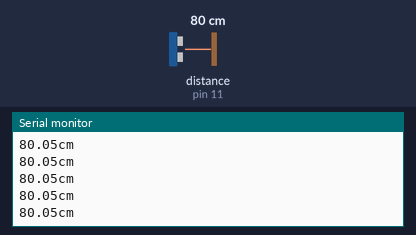
The sketch below on a simulated Arduino Uno, built with avr-gcc and run on an emulated ATmega328P. Shown: the last lines printed to the serial monitor. Wiring (inferred from the names in the program): ultrasonic range finder: trigger pin 10; echo pin 11. Inputs (shaded band) come from the test bench; at power-on: distance to the obstacle (sensor on pin 11) 80 cm. The echo pulse lasts 58.3 µs per cm.

Above: at 1.2 s.
1.3 s: distance to the obstacle (sensor on pin 11) set to 120 cm
At 1.49 s:
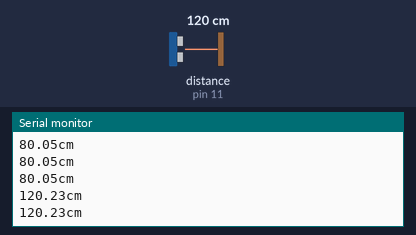
4.3 s: distance to the obstacle (sensor on pin 11) set to 2 cm
At 4.3 s:
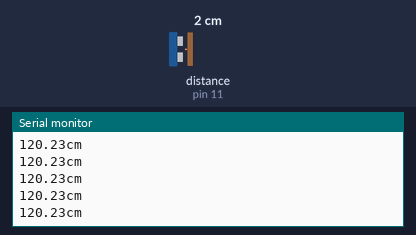
Timing chart, 0 to 7.3 s (numbered marks = the images above; inputs shaded):
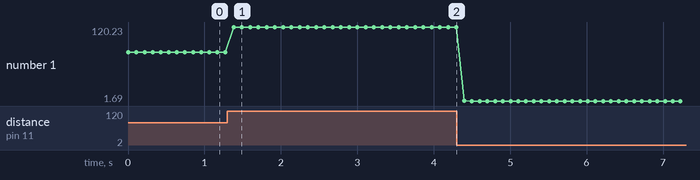

The sketch:

projeto1-extensao.ino
```cpp
float distanciaCm = 0;
int GPIO_TRIGGER = 10;
int GPIO_ECHO = 11;
int GPIO_LED = 2;
float LIMITE_DISTANCIA = 30.0;

float lerSensorUltrassonico(int triggerPin, int echoPin){
  pinMode(triggerPin, OUTPUT);
  digitalWrite(triggerPin, LOW);
  delayMicroseconds(20);
  digitalWrite(triggerPin, HIGH);
  delayMicroseconds(20);
  digitalWrite(triggerPin, LOW);
  pinMode(echoPin, INPUT);

  return pulseIn(echoPin, HIGH);
}

void alterarLED(int ledPin, int estadoLed){
	digitalWrite(ledPin, estadoLed);
}

void notificarDistancia(int ledPin, float distancia){
  if(distancia <= LIMITE_DISTANCIA){
  	alterarLED(ledPin, true);
  }
}

void setup(){
  Serial.begin(9600);

}

void loop(){
  distanciaCm = 0.01723 * lerSensorUltrassonico(GPIO_TRIGGER, GPIO_ECHO);
  notificarDistancia(GPIO_LED, distanciaCm);

  Serial.print(distanciaCm);
  Serial.println("cm");
  delay(100); // Wait for 100 millisecond(s)
}
```

Measured:
- after the input at 1.3 s, the serial monitor: prints a new line after 0.08 s (image 1)
- plotted number 1: 80.05 → 120.23 after the input at 1.3 s, 120.23 → 1.69 after the input at 4.3 s
